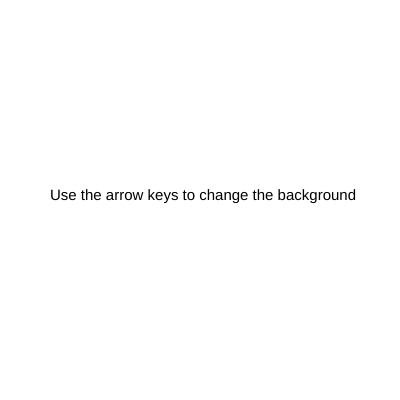
Frame 1 (no input)
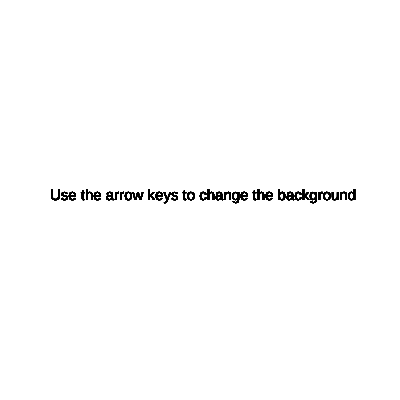
Frame 60 (no input)
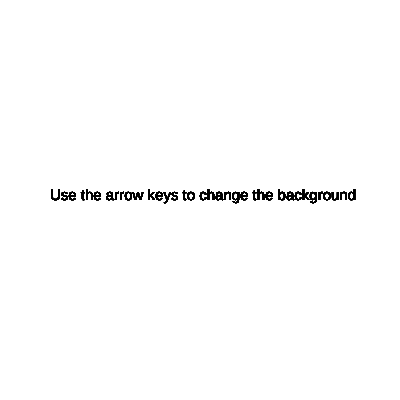
Frame 120 (the mouse pressed at the canvas centre since frame 60)

The p5.js sketch that drew these frames (run headless with seeded random() and noise() and a simulated clock; from frame 60 on, the mouse is pressed at the canvas centre):

// p5.js sketch
// ── sketch.js














function setup() {
  createCanvas(400,400);
 
}

function draw() 
{







if (keyIsDown(RIGHT_ARROW)){
background("red")

}

if (keyIsDown(LEFT_ARROW)){
  background("lightblue")
  
  }

if (keyIsDown(UP_ARROW)){
  background("lime")
}
if (keyIsDown(DOWN_ARROW)){
  background("yellow")
}









  textSize(15)
fill("black")
  text("Use the arrow keys to change the background",50,200)








}
